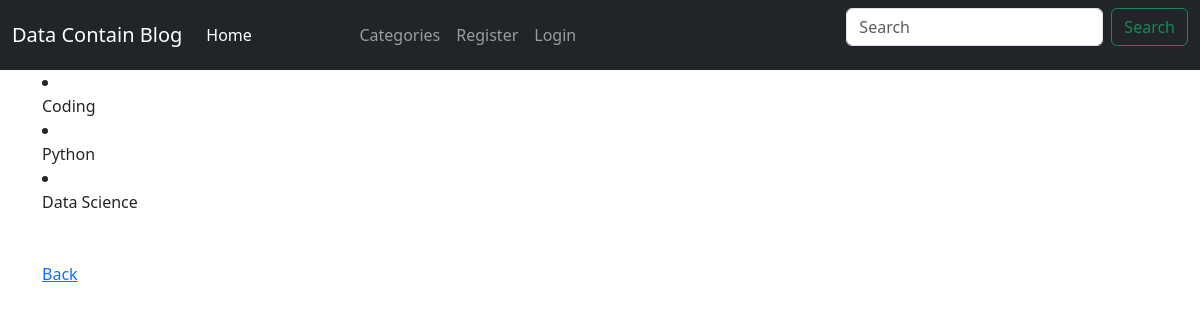
The app's page /category-list/, older data.
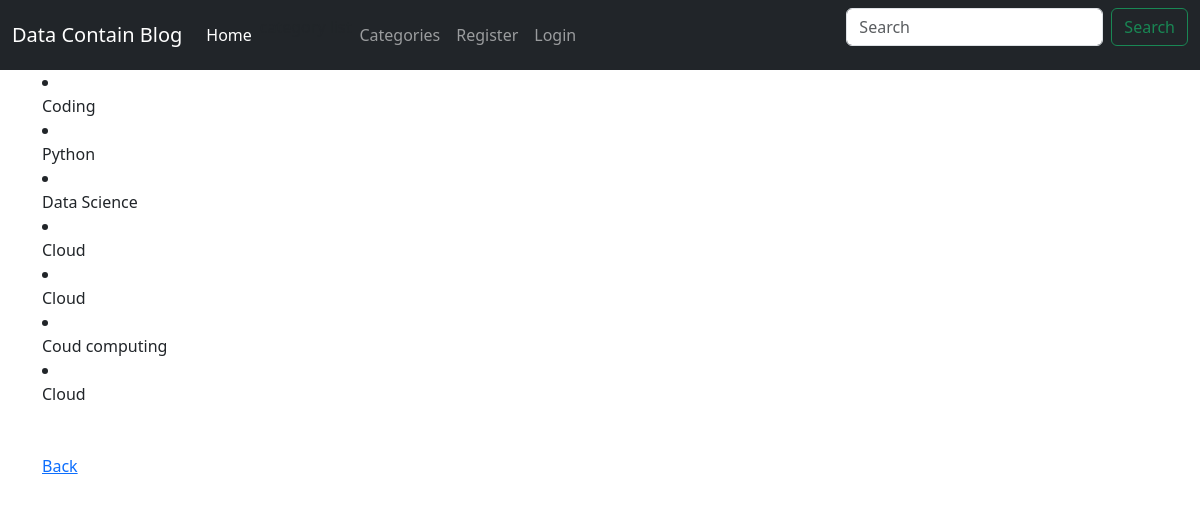
The same page, newer data.
### blogapp/models.py (models this page shows, shortened)
class Category(models.Model):
    name = models.CharField(max_length=255)
    def __str__(self):
        return self.name

### blogapp/views.py (the view)
# urls.py: path('category-list/', CategoryListView,name= 'category_list'),
def CategoryListView(request):
    cat_menu_list = Category.objects.all()
    return render(request, 'category_list.html',{'cat_menu_list': cat_menu_list})

### blogapp/templates/category_list.html (shortened to what this page needs)
{% extends 'base.html' %}
{% block content %}
{% for item in cat_menu_list %}
<li><a class="dropdown-item" href="{% url 'category' item|slugify  %}">{{ item }}</a></li>
{% endfor %}
<br><br>
<a href="{% url 'home' %}"> Back</a>
{% endblock %}

Row changes from the older to the newer data that the page shows:
added Category: name "Cloud"
added Category: name "Cloud"
added Category: name "Coud computing"
added Category: name "Cloud"
